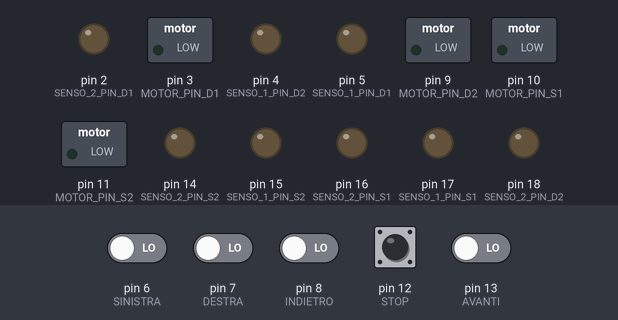
This sketch was run on a simulated Arduino Uno, built with avr-gcc and run on an emulated ATmega328P. On the bench: switched loads named in the sketch (green lamp = pin HIGH), output pins drawn as LEDs (lit = HIGH). The inputs (shaded band) are chosen by the test bench; at power-on: pin 6 (SINISTRA), pin 7 (DESTRA), pin 8 (INDIETRO), pin 12 (STOP), pin 13 (AVANTI) LOW.

Above: at 1.2 s.
1.3 s: pin 6 (SINISTRA) driven HIGH
At 1.8 s:
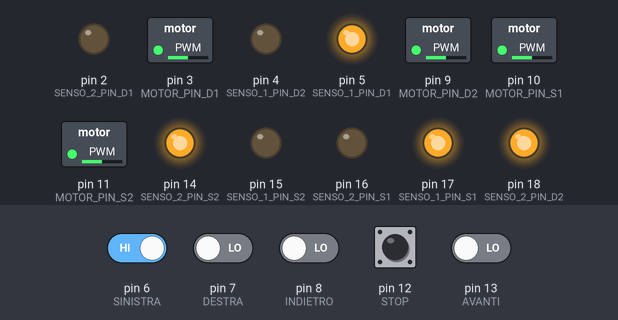
2.8 s: pin 8 (INDIETRO) driven HIGH
At 3.2 s:
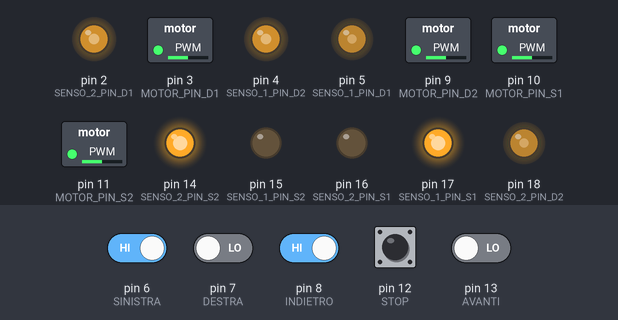
4.3 s: pin 7 (DESTRA) driven HIGH
At 5.1 s:
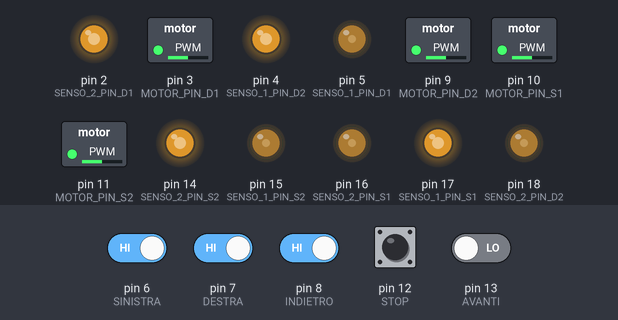
5.8 s: pin 12 (STOP) pulled HIGH for 0.15 s
At 5.97 s:
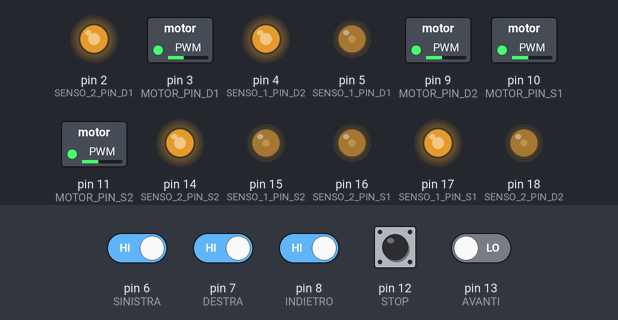
7.5 s: pin 6 (SINISTRA) driven LOW
At 8.7 s:
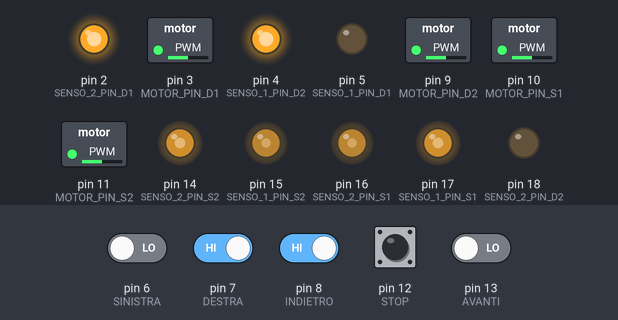
9.0 s: pin 13 (AVANTI) driven HIGH
At 9.9 s:
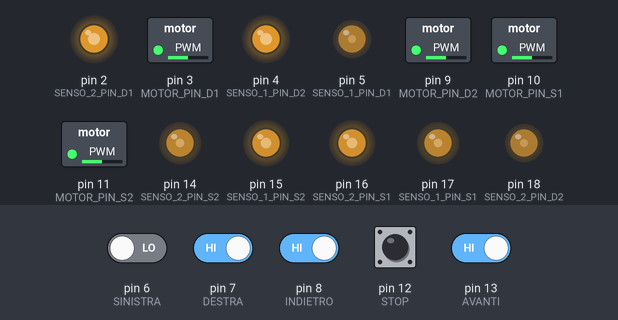
Timing chart, 0 to 11.5 s (numbered marks = the images above; inputs shaded):
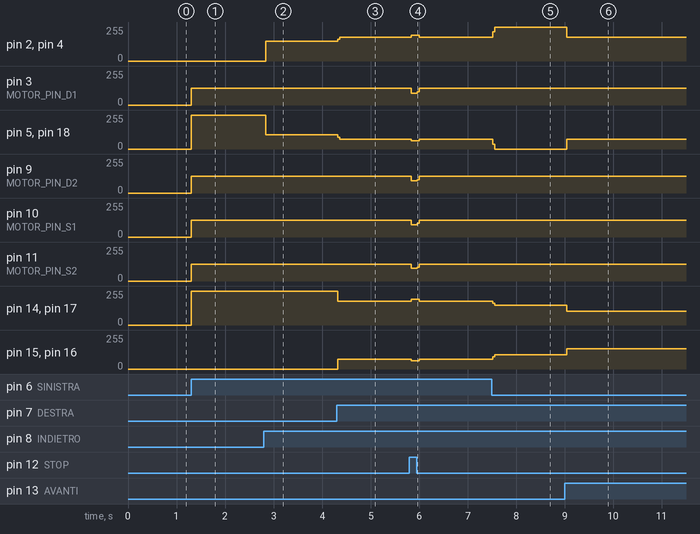

The sketch:

codice_arduino.ino
```cpp
#define MOTOR_PIN_D1 3  // right motor_1 pin
#define MOTOR_PIN_D2 9  // right motor_2 pin
#define MOTOR_PIN_S1 10 // lesft motor_1 pin
#define MOTOR_PIN_S2 11 // lesft motor_2 pin

#define SENSO_1_PIN_D1 5  // right motor_1 direction_1 pin
#define SENSO_2_PIN_D1 2  // right motor_1 direction_2 pin
#define SENSO_1_PIN_D2 4  // right motor_2 direction_1 pin
#define SENSO_2_PIN_D2 18 // right motor_2 direction_2 pin

#define SENSO_1_PIN_S1 17 // left motor_1 direction_1 pin
#define SENSO_2_PIN_S1 16 // left motor_1 direction_2 pin
#define SENSO_1_PIN_S2 15 // left motor_2 direction_1 pin
#define SENSO_2_PIN_S2 14 // left motor_2 direction_2 pin

#define AVANTI 13 // pin connected to pin D3 of the wemos board
#define STOP 12 // pin connected to pin D4 of the wemos board
#define INDIETRO 8 // pin connected to pin D5 of the wemos board
#define DESTRA 7 // pin connected to pin D6 of the wemos board
#define SINISTRA 6 // pin connected to pin D7 of the wemos board

#define M_STOP 0 // stop speed of the motors
#define VEL 127 // constant speed of the motors

  bool av = LOW; // variable for wemos signal reception
  bool in = LOW; // variable for wemos signal reception
  bool de = LOW; // variable for wemos signal reception
  bool si = LOW; // variable for wemos signal reception
  bool s = LOW; // variable for wemos signal reception

void indietro();  // function prototype back, serves to make go back
void dritto();  // straight function prototype, serves to move forward
void destra();  // right function prototype, serves to make it go right
void sinistra();  // left function prototype, serves to make left go
void Stop();  // stop function prototype, it is used to make it stop

void setup() {
  // pin mode setting
  pinMode(MOTOR_PIN_D1, OUTPUT);
  pinMode(MOTOR_PIN_D2, OUTPUT);
  pinMode(MOTOR_PIN_S1, OUTPUT);
  pinMode(MOTOR_PIN_S2, OUTPUT);

  pinMode(SENSO_1_PIN_D1, OUTPUT);
  pinMode(SENSO_2_PIN_D1, OUTPUT);
  pinMode(SENSO_1_PIN_D2, OUTPUT);
  pinMode(SENSO_2_PIN_D2, OUTPUT);

  pinMode(SENSO_1_PIN_S1, OUTPUT);
  pinMode(SENSO_2_PIN_S1, OUTPUT);
  pinMode(SENSO_1_PIN_S2, OUTPUT);
  pinMode(SENSO_2_PIN_S2, OUTPUT);

  pinMode(AVANTI, INPUT);
  pinMode(STOP, INPUT);
  pinMode(INDIETRO, INPUT);
  pinMode(DESTRA, INPUT);
  pinMode(SINISTRA, INPUT);
  // pin mode setting

  Serial.begin(9600); // initialization of the serial
}

void loop() {
  //polling function for reading the signals received from the wemos card
  av = digitalRead(AVANTI);
  s = digitalRead(STOP);
  in = digitalRead(INDIETRO);
  de = digitalRead(DESTRA);
  si = digitalRead(SINISTRA);
  //polling function for reading the signals received from the wemos card

  if(av == HIGH){
    dritto(); // call of the function if the signal is positive
  }
  if(s == HIGH){
    Stop(); // call of the function if the signal is positive
  }
  if(de == HIGH){
    destra(); // call of the function if the signal is positive
  }
  if(si == HIGH){
    sinistra(); // call of the function if the signal is positive
  }
  if(in == HIGH){
    indietro(); // call of the function if the signal is positive
  }
}


void Stop(){//speed setting = 0 on the motors
  analogWrite(MOTOR_PIN_D1, M_STOP);
  analogWrite(MOTOR_PIN_D2, M_STOP);
  analogWrite(MOTOR_PIN_S1, M_STOP);
  analogWrite(MOTOR_PIN_S2, M_STOP);
}

void indietro(){
  // setting of the running direction of the motors
  digitalWrite(SENSO_2_PIN_D1, HIGH);
  digitalWrite(SENSO_2_PIN_D2, LOW);
  digitalWrite(SENSO_2_PIN_S1, LOW);
  digitalWrite(SENSO_2_PIN_S2, HIGH);

  digitalWrite(SENSO_1_PIN_D1, LOW);
  digitalWrite(SENSO_1_PIN_D2, HIGH);
  digitalWrite(SENSO_1_PIN_S1, HIGH);
  digitalWrite(SENSO_1_PIN_S2, LOW);
  // setting of the running direction of the motors
  // speed setting = 127 on motors
  analogWrite(MOTOR_PIN_D1, VEL);
  analogWrite(MOTOR_PIN_D2, VEL);
  analogWrite(MOTOR_PIN_S1, VEL);
  analogWrite(MOTOR_PIN_S2, VEL);
}

void sinistra(){
  // setting of the running direction of the motors
  digitalWrite(SENSO_2_PIN_D1, LOW);
  digitalWrite(SENSO_2_PIN_D2, HIGH);
  digitalWrite(SENSO_2_PIN_S1, LOW);
  digitalWrite(SENSO_2_PIN_S2, HIGH);

  digitalWrite(SENSO_1_PIN_D1, HIGH);
  digitalWrite(SENSO_1_PIN_D2, LOW);
  digitalWrite(SENSO_1_PIN_S1, HIGH);
  digitalWrite(SENSO_1_PIN_S2, LOW);
  // setting of the running direction of the motors
  // speed setting = 127 on motors
  analogWrite(MOTOR_PIN_D1, VEL);
  analogWrite(MOTOR_PIN_D2, VEL);
  analogWrite(MOTOR_PIN_S1, VEL);
  analogWrite(MOTOR_PIN_S2, VEL);
}

void destra(){
  // setting of the running direction of the motors
  digitalWrite(SENSO_2_PIN_D1, HIGH);
  digitalWrite(SENSO_2_PIN_D2, LOW);
  digitalWrite(SENSO_2_PIN_S1, HIGH);
  digitalWrite(SENSO_2_PIN_S2, LOW);

  digitalWrite(SENSO_1_PIN_D1, LOW);
  digitalWrite(SENSO_1_PIN_D2, HIGH);
  digitalWrite(SENSO_1_PIN_S1, LOW);
  digitalWrite(SENSO_1_PIN_S2, HIGH);
  // setting of the running direction of the motors
  // speed setting = 127 on motors
  analogWrite(MOTOR_PIN_D1, VEL);
  analogWrite(MOTOR_PIN_D2, VEL);
  analogWrite(MOTOR_PIN_S1, VEL);
  analogWrite(MOTOR_PIN_S2, VEL);
}
void dritto(){
  // setting of the running direction of the motors
  digitalWrite(SENSO_2_PIN_D1, LOW);
  digitalWrite(SENSO_2_PIN_D2, HIGH);
  digitalWrite(SENSO_2_PIN_S1, HIGH);
  digitalWrite(SENSO_2_PIN_S2, LOW);

  digitalWrite(SENSO_1_PIN_D1, HIGH);
  digitalWrite(SENSO_1_PIN_D2, LOW);
  digitalWrite(SENSO_1_PIN_S1, LOW);
  digitalWrite(SENSO_1_PIN_S2, HIGH);
  // setting of the running direction of the motors
  // speed setting = 127 on motors
  analogWrite(MOTOR_PIN_D1, VEL);
  analogWrite(MOTOR_PIN_D2, VEL);
  analogWrite(MOTOR_PIN_S1, VEL);
  analogWrite(MOTOR_PIN_S2, VEL);
}
```

Measured:
- after the input at 1.3 s, pin 3 (MOTOR_PIN_D1), pin 9 (MOTOR_PIN_D2), pin 10 (MOTOR_PIN_S1), pin 11 (MOTOR_PIN_S2): 0/255 → 127/255 at once; pin 5 (SENSO_1_PIN_D1), pin 14 (SENSO_2_PIN_S2), pin 17 (SENSO_1_PIN_S1), pin 18 (SENSO_2_PIN_D2): 0/255 → 255/255 at once
- after the input at 2.8 s, pin 2 (SENSO_2_PIN_D1), pin 4 (SENSO_1_PIN_D2): 0/255 → 149/255 at once; pin 5 (SENSO_1_PIN_D1), pin 18 (SENSO_2_PIN_D2): 255/255 → 106/255 at once
- after the input at 4.3 s, pin 2 (SENSO_2_PIN_D1), pin 4 (SENSO_1_PIN_D2): 149/255 → 180/255 at once; pin 5 (SENSO_1_PIN_D1), pin 18 (SENSO_2_PIN_D2): 106/255 → 75/255 at once; pin 14 (SENSO_2_PIN_S2), pin 17 (SENSO_1_PIN_S1): 255/255 → 180/255 at once; pin 15 (SENSO_1_PIN_S2), pin 16 (SENSO_2_PIN_S1): 0/255 → 75/255 at once
- after the input at 5.8 s, pin 2 (SENSO_2_PIN_D1): 180/255 → 194/255 at once, → 180/255 0.16 s later; pin 3 (MOTOR_PIN_D1): 127/255 → 89/255 at once, → 127/255 0.12 s later
- after the input at 7.5 s, pin 2 (SENSO_2_PIN_D1), pin 4 (SENSO_1_PIN_D2): 180/255 → 255/255 at once; pin 5 (SENSO_1_PIN_D1), pin 18 (SENSO_2_PIN_D2): 75/255 → 0/255 at once; pin 14 (SENSO_2_PIN_S2), pin 17 (SENSO_1_PIN_S1): 180/255 → 149/255 at once; pin 15 (SENSO_1_PIN_S2), pin 16 (SENSO_2_PIN_S1): 75/255 → 106/255 at once
- after the input at 9.0 s, pin 2 (SENSO_2_PIN_D1), pin 4 (SENSO_1_PIN_D2): 255/255 → 180/255 at once; pin 5 (SENSO_1_PIN_D1), pin 18 (SENSO_2_PIN_D2): 0/255 → 75/255 at once; pin 14 (SENSO_2_PIN_S2), pin 17 (SENSO_1_PIN_S1): 149/255 → 104/255 at once; pin 15 (SENSO_1_PIN_S2), pin 16 (SENSO_2_PIN_S1): 106/255 → 151/255 at once
